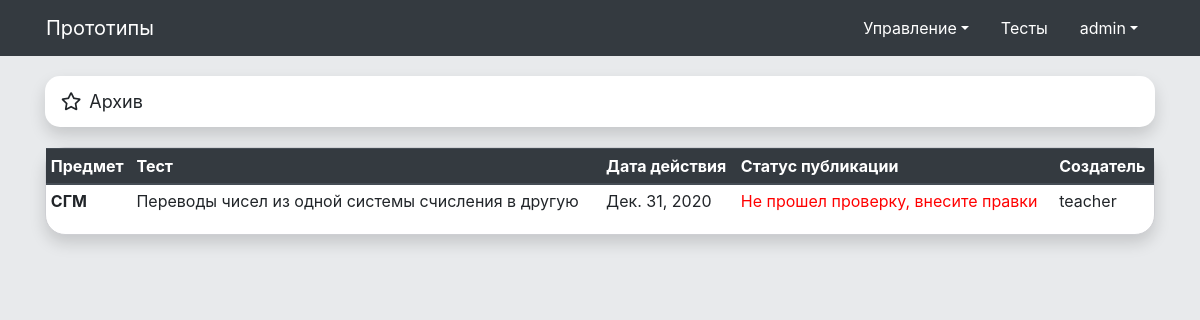
/adm/archive (signed in), run on the app's committed database.
### prototipe/models.py (models this page shows, shortened)
class test(models.Model):
    test_name = models.CharField('Название теста', max_length=50, default=None)
    valid_date = models.DateField('Дата действия теста', default=None)
    predmet_id = models.ForeignKey(predmet, on_delete=models.CASCADE, verbose_name='Предмет', default=None)
    create_user_id = models.ForeignKey(User, on_delete=models.CASCADE, verbose_name='Создатель теста')
    voprosi_count = models.PositiveSmallIntegerField('Число вопросов', default=0, blank=True)
    decision_time = models.TimeField('Время на решение теста', default='01:00:00', blank=True)
    active_status = models.BooleanField('Статус публикации', default=False, blank=True)
    status_test = models.CharField('Статус теста', choices=Test_Status_List.choices, default=Test_Status_List.Created,
                              max_length=3, blank=True)
    class Meta:
        verbose_name = 'Тест'
        verbose_name_plural = 'Тесты'
        db_table = 'test'

class predmet(models.Model):
    predmet_name = models.CharField('Название предмета', max_length=256, default=None, unique=True)
    predmet_name_sokr = models.CharField('Название предмета сокращенно', max_length=20, default=None, unique=True)
    predmet_name_sokr_translite = models.CharField('Название предмета сокращенно англ', max_length=30, default=None,
                                                   blank=True, unique=True)
    type_sciences_id = models.ForeignKey(type_sciences, on_delete=models.CASCADE, verbose_name='Наука', default=None)
    class Meta:
        verbose_name = 'Предмет'
        verbose_name_plural = 'Предметы'
        db_table = 'predmet'

### prototipe/views.py (the view)
# urls.py: path('adm/archive', views.archive_admin),
def archive_admin(request):
    arguments = {}
    if request.user.is_authenticated and (
            has_group(request.user, 'Администратор') or has_group(request.user, 'Преподаватель')):
        if request.method == 'GET':
            if has_group(request.user, 'Администратор'):
                arguments.update(tests=test.objects.all().order_by('valid_date'))
            elif has_group(request.user, 'Преподаватель'):
                arguments.update(tests=test.objects.filter(create_user_id=request.user).order_by('valid_date'))
            return render(request, 'prototipe/admin/predmets_for_archive.html', {'arguments': arguments})
        else:
            return HttpResponse('405 Method Not Allowed', status=405)
    else:
        return redirect('/')

### prototipe/templatetags/tags_jinja.py (called while the page is built)
@register.filter(name='has_group')
def has_group(user, group_name):
    group = Group.objects.get(name=group_name)
    return True if group in user.groups.all() else False

@register.filter(name='test_status')
def test_status(data):
    try:
        ocenka = int(data)
        if ocenka == 0:
            return 'Создание'
        elif ocenka == 1:
            return 'Отправлен на проверку'
        elif ocenka == 2:
            return 'Не прошел проверку, внесите правки'
        elif ocenka == 3:
            return 'Опубликован'
        elif ocenka == 4:
            return 'Удален'
        else:
            return 'Ошибка получения статуса'
    except:
        return 'Ошибка получения статуса'

### prototipe/views.py (called while the page is built)
def has_group(user, group_name):
    from django.contrib.auth.models import Group
    group = Group.objects.get(name=group_name)
    return True if group in user.groups.all() else False

### prototipe/templates/prototipe/admin/predmets_for_archive.html (shortened to what this page needs)
{% extends 'base.html' %}
{% load tags_jinja %}
{% block content %}
    <div class="container">
        <nav aria-label="breadcrumb my_border">
            <ol class="breadcrumb shadow">
                {% if arguments.tests %}
                    <li class="breadcrumb-item"><i class="far fa-star mr-2 white-text" aria-hidden="true"></i>Архив</li>
                {% endif %}
            </ol>
        </nav>
        {% if arguments.tests %}
            <div class="my_border" style="background: white">
                <table class="table table-sm table-hover">
                    <thead class="thead-dark">
                    <tr>
                        <th scope="col">Предмет</th>
                        <th scope="col">Тест</th>
                        <th scope="col">Дата действия</th>
                        <th scope="col">Статус публикации</th>
                        {% if user|has_group:"Администратор" %}
                            <th scope="col">Создатель</th>{% endif %}
                    </tr>
                    </thead>
                    <tbody>
                    {% for test in arguments.tests %}
                        <tr onclick="window.location.href = '/adm/archive/{{ test.id }}'">
                            <th scope="row" data-toggle="tooltip" data-placement="bottom"
                                title="Нажмите для просмотра">{{ test.predmet_id.predmet_name_sokr }}</th>
                            <td data-toggle="tooltip" data-placement="bottom"
                                title="Нажмите для просмотра">{{ test.test_name }}</td>
                            <td data-toggle="tooltip" data-placement="bottom"
                                title="Нажмите для просмотра">{{ test.valid_date }}</td>
                            <td data-toggle="tooltip" data-placement="bottom"
                                title="Нажмите для просмотра">
                                {% if test.active_status %}
                                    <span style="font-weight: bold; color: forestgreen">{{ test.status_test|test_status }}</span>
                                {% else %}
                                    <span style="color: red">{{ test.status_test|test_status }}</span>
                                {% endif %}
                            </td>
                            {% if user|has_group:"Администратор" %}
                                <td data-toggle="tooltip" data-placement="bottom"
                                    title="Нажмите для просмотра">{{ test.create_user_id }}</td>{% endif %}
                        </tr>
                    {% endfor %}
                    </tbody>
                </table>
            </div>
        {% else %}
            <div class="alert alert-danger my_border">
                Вы еще не создавали тесты!
            </div>
        {% endif %}
    </div>
{% endblock %}

### templates/base.html (shortened to what this page needs)
<!doctype html>
{% load static %}
{% load tags_jinja %}
<html lang="en">
<head>
    <link rel="stylesheet" href="https://stackpath.bootstrapcdn.com/bootstrap/4.3.1/css/bootstrap.min.css"
>
    <link rel="stylesheet" href="{% static 'css/style.css' %}"/>
    <link rel="stylesheet" href="{% static 'css\fontawesome\all.min.css' %}"/>
    <link rel="stylesheet" href="https://cdnjs.cloudflare.com/ajax/libs/Chart.js/2.9.3/Chart.min.css"
/>
</head>
<body style="background-color:#e8eaec">
<div class="bg-dark header d-print-none" style="z-index: 10000" id="navbar">
    <nav class="container navbar navbar-expand-lg navbar-dark bg-dark">
        <a class="navbar-brand" href="/">Прототипы</a>
        <div class="collapse navbar-collapse" id="navbarSupportedContent" style="justify-content: flex-end;">
            <ul class="nav bg-dark">
                {% if user.is_authenticated %}
                    {% if user|has_group:"Преподаватель" or user|has_group:"Администратор" %}
                        <li class="nav-item dropdown">
                            <a class="nav-link dropdown-toggle" style="color:white" data-toggle="dropdown" role="button"
                               aria-haspopup="true"
                               aria-expanded="false">Управление</a>
                        </li>
                    {% endif %}
                    <li class="nav-item">
                        <a class="nav-link text-white" href="/tests">Тесты</a>
                    </li>
                    <li class="nav-item dropdown">
                        <a class="nav-link dropdown-toggle" style="color:white" data-toggle="dropdown" role="button"
                           aria-haspopup="true"
                           aria-expanded="false">{{ user }}</a>
                    </li>
                {% endif %}
            </ul>
        </div>
    </nav>
</div>
{% block content %}{% endblock %}
</body>
</html>

### static/css/style.css (style rules this page uses)
.breadcrumb { margin-top: 20px; background-color: #ffffff; font-size: 18px; border-radius: 15px 15px 15px 15px; }
.my_border { margin-bottom: 20px; border: 1px solid #cecfd3!important; border-radius: 20px 20px 20px 20px; margin-top: 20px; box-shadow: 0 .5rem 1rem rgba(0,0,0,.15)!important; }

### data on the page
test: predmet_id.predmet_name_sokr "СГМ", test_name "Переводы чисел из одной системы счисления в другую", valid_date "Дек. 31, 2020", status_test|test_status "Не прошел проверку, внесите правки", create_user_id "teacher"

### other printed values
{{ user }} "admin"
